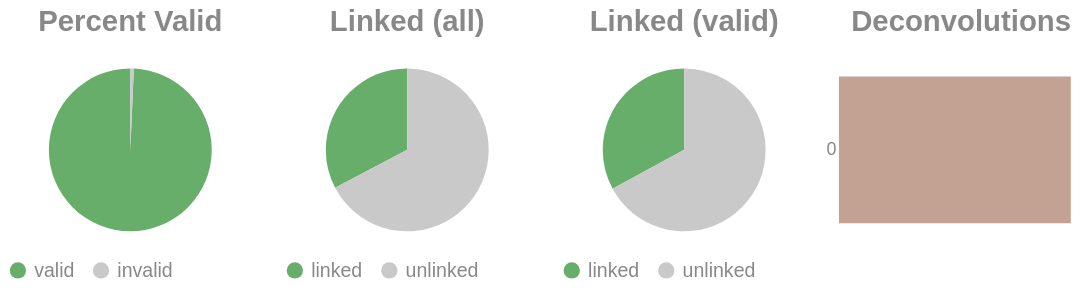

The cell this chart's notebook holds for it:
### Code cell
if SKIPLR:
    pass
else:
    clash = Counter()
    for i in valids['molecule'].to_list():
        _mol = i.split("-")
        if len(_mol) == 1:
            clash.update('0')
        else:
            clash.update(_mol[-1])

    _d = {"deconvolutions": [], 'count': []}
    for k,v in clash.items():
        _d['deconvolutions'].append(k)
        _d['count'].append(v)

    tot_valid = valids['reads'].sum()
    mask = valids['reads'] >= 2
    n_linked_reads = valids.filter(mask)['reads'].sum()
    if n_linked_reads == 0:
        print_html("No linked molecules (>=2 reads) were detected; skipping linked-only distributions.")
        SKIPLR = True
    else:
        perc_valid = round(tot_valid / n_reads, 4)
        linked_perc_abs = round(n_linked_reads / n_reads, 4)
        linked_perc = round(n_linked_reads / tot_valid, 4)

    _valid = pl.DataFrame({"valids": ['valid', 'invalid'], "count": [tot_valid, n_reads - tot_valid]})
    _linked_abs = pl.DataFrame({"linked (absolute)": ['linked', 'unlinked'], "count": [n_linked_reads, n_reads - n_linked_reads]})
    _linked_rel = pl.DataFrame({"linked (valids)": ['linked', 'unlinked'], "count": [n_linked_reads, tot_valid - n_linked_reads]})

    (
        alt.hconcat(
            piechart(_valid, goodval = 'valid', title = "Percent Valid"),
            piechart(_linked_abs, goodval = "linked", title =  "Linked (all)"),
            piechart(_linked_rel, goodval = "linked", title =  "Linked (valid)"),
            convolutionbar(pl.DataFrame(_d), title = "Deconvolutions"),
            center = True,
            bounds = 'flush'
        )
        .resolve_scale(color='independent')
        .resolve_legend('independent')
        .properties(usermeta={'embedOptions': {"actions": False}})
    ).display()

### Figure 1 — Vega-Lite specification as saved in the notebook (floating-point values rounded to 4 significant figures)
{"width": "container", "height": 400, "config": {"title": {"anchor": "start", "dy": -15, "fontSize": 18, "color": "#888888", "subtitleColor": "#888888", "subtitleFontSize": 14}, "arc": {"fill": "#0072B2"}, "axis": {"domainColor": "#888888", "domainWidth": 0.5, "gridWidth": 0.2, "grid": false, "titleFontWeight": 400, "titleFontSize": 15, "labelFontSize": 11, "labelColor": "#888888", "tickColor": "#888888", "tickWidth": 0.2, "titleColor": "#888888"}, "axisBand": {"grid": false}, "axisX": {"grid": true, "tickSize": 10, "domainCap": "round"}, "axisY": {"domain": false, "grid": true, "tickSize": 0, "domainCap": "round"}, "background": "transparent", "header": {"labelFontSize": 15, "labelColor": "#888888", "titleFontSize": 15, "titleFontWeight": 600, "titleColor": "#888888"}, "legend": {"labelFont": "sans-serif", "labelFontSize": 12, "labelColor": "#888888", "symbolSize": 100, "symbolType": "circle", "titleFontSize": 12, "titlePadding": 10, "titleColor": "#888888", "title": null}, "range": {"category": ["#E69F00", "#56B4E9", "#009E73", "#F0E442", "#0072B2", "#D55E00", "#CC79A7", "#000000"], "diverging": ["#cfe8f3", "#a2d4ec", "#73bfe2", "#46abdb", "#1696d2", "#12719e"]}, "area": {"fill": "#0072B2", "fillOpacity": 0.7, "line": true, "strokeOpacity": 0.7}, "line": {"color": "#0072B2", "stroke": "#0072B2", "strokeWidth": 2}, "trail": {"color": "#0072B2", "stroke": "#0072B2", "strokeWidth": 0, "size": 1}, "point": {"filled": true, "fillOpacity": 1.0, "size": 95}, "text": {"color": "#888888", "fontSize": 11, "align": "right", "fontWeight": 400, "size": 11}, "bar": {"fill": "#0072B2", "stroke": null}, "view": {"stroke": null, "continuousWidth": 660, "continuousHeight": 400}}, "hconcat": [{"data": {"name": "data-dd49ed2ceafb44c07e83eec19f12103b"}, "mark": {"type": "arc"}, "encoding": {"color": {"field": "valids", "legend": {"orient": "bottom", "title": null}, "scale": {"domain": ["valid", "invalid"], "range": ["#68ae6b", "#C9C9C9"]}, "title": "Valids", "type": "nominal"}, "theta": {"field": "count", "type": "quantitative"}, "tooltip": [{"field": "valids", "title": "Valids", "type": "ordinal"}, {"field": "percent", "format": ".2%", "title": "Percent", "type": "quantitative"}, {"field": "count", "title": "Count", "type": "quantitative"}]}, "height": 100, "title": {"text": "Percent Valid", "align": "center", "anchor": "middle"}, "transform": [{"calculate": "datum.count / 11812438", "as": "percent"}], "width": 150}, {"data": {"name": "data-8775a0989951bd8c89cbf069d78dc8ad"}, "mark": {"type": "arc"}, "encoding": {"color": {"field": "linked (absolute)", "legend": {"orient": "bottom", "title": null}, "scale": {"domain": ["linked", "unlinked"], "range": ["#68ae6b", "#C9C9C9"]}, "title": "Linked (Absolute)", "type": "nominal"}, "theta": {"field": "count", "type": "quantitative"}, "tooltip": [{"field": "linked (absolute)", "title": "Linked (Absolute)", "type": "ordinal"}, {"field": "percent", "format": ".2%", "title": "Percent", "type": "quantitative"}, {"field": "count", "title": "Count", "type": "quantitative"}]}, "height": 100, "title": {"text": "Linked (all)", "align": "center", "anchor": "middle"}, "transform": [{"calculate": "datum.count / 11812438", "as": "percent"}], "width": 150}, {"data": {"name": "data-0021cd69e500d7382b02a75eed8fcd03"}, "mark": {"type": "arc"}, "encoding": {"color": {"field": "linked (valids)", "legend": {"orient": "bottom", "title": null}, "scale": {"domain": ["linked", "unlinked"], "range": ["#68ae6b", "#C9C9C9"]}, "title": "Linked (Valids)", "type": "nominal"}, "theta": {"field": "count", "type": "quantitative"}, "tooltip": [{"field": "linked (valids)", "title": "Linked (Valids)", "type": "ordinal"}, {"field": "percent", "format": ".2%", "title": "Percent", "type": "quantitative"}, {"field": "count", "title": "Count", "type": "quantitative"}]}, "height": 100, "title": {"text": "Linked (valid)", "align": "center", "anchor": "middle"}, "transform": [{"calculate": "datum.count / 11731261", "as": "percent"}], "width": 150}, {"data": {"name": "data-0418ba286d367c3a7de9d6c45e67726f"}, "mark": {"type": "bar"}, "encoding": {"color": {"field": "deconvolutions", "legend": null, "scale": {"scheme": "lightgreyred"}, "type": "nominal"}, "tooltip": [{"field": "deconvolutions", "title": "Deconvolutions", "type": "ordinal"}, {"field": "percent", "format": ".2%", "title": "Percent", "type": "quantitative"}, {"field": "count", "title": "Count", "type": "quantitative"}], "x": {"axis": null, "field": "count", "type": "quantitative"}, "y": {"field": "deconvolutions", "sort": "ascending", "title": null, "type": "nominal"}}, "height": 100, "title": {"text": "Deconvolutions", "align": "center", "anchor": "middle"}, "transform": [{"calculate": "datum.count / 9488987", "as": "percent"}], "width": 150}], "bounds": "flush", "center": true, "resolve": {"legend": {"angle": "independent"}, "scale": {"color": "independent"}}, "usermeta": {"embedOptions": {"actions": false}}, "$schema": "https://vega.github.io/schema/vega-lite/v6.1.0.json", "datasets": {"data-dd49ed2ceafb44c07e83eec19f12103b": [{"valids": "valid", "count": 11731261}, {"valids": "invalid", "count": 81177}], "data-8775a0989951bd8c89cbf069d78dc8ad": [{"linked (absolute)": "linked", "count": 3862000}, {"linked (absolute)": "unlinked", "count": 7950438}], "data-0021cd69e500d7382b02a75eed8fcd03": [{"linked (valids)": "linked", "count": 3862000}, {"linked (valids)": "unlinked", "count": 7869261}], "data-0418ba286d367c3a7de9d6c45e67726f": [{"deconvolutions": "0", "count": 9488987}]}}
